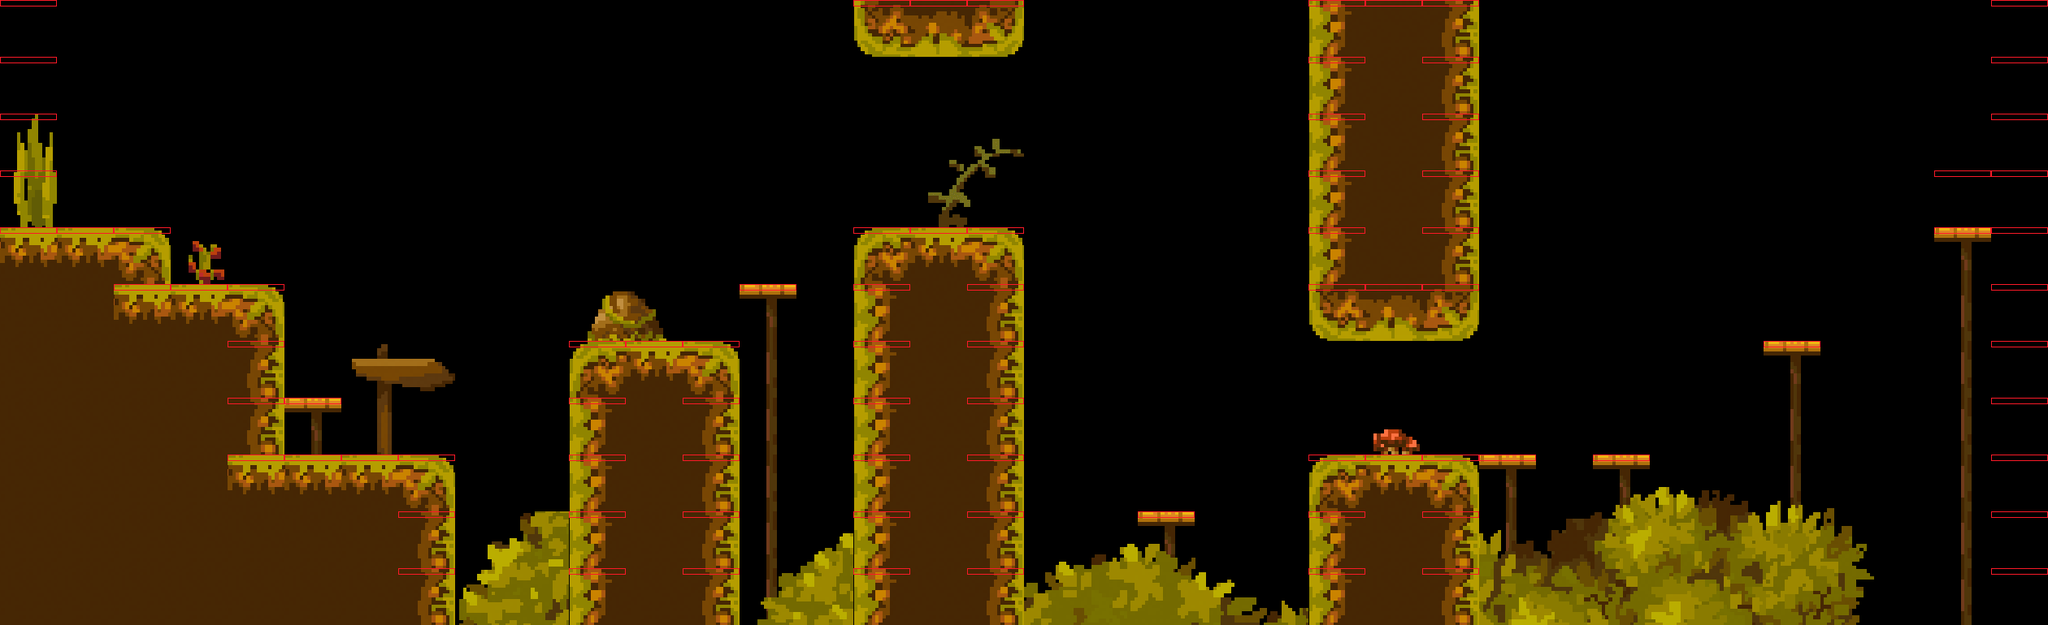

This game map was drawn from its Tiled (.tmx) file and the tilesets committed beside it. A one-line description and the trimmed map source follow:
An orthogonal 36x11 tile map with 70x70 px tiles, 5 tile layers (Decoration1, Platforms, Decoration2, colliders, ...), 1 hidden layer not drawn, 2 tilesets.

<map version="1.4" tiledversion="1.4.2" orientation="orthogonal" renderorder="right-down" width="36" height="11" tilewidth="70" tileheight="70" infinite="0" nextlayerid="7" nextobjectid="1">
 <properties>
  <property name="Dead" type="int" value="1" />
  <property name="Draw" type="int" value="0" />
 </properties>
 <tileset firstgid="1" name="collider" tilewidth="70" tileheight="70" tilecount="1" columns="1">
  <image source="collider.png" trans="ff00ff" width="70" height="70" />
 </tileset>
 <tileset firstgid="2" name="123" tilewidth="70" tileheight="70" tilecount="1170" columns="45">
  <image source="123.png" trans="ff00ff" width="3167" height="1834" />
 </tileset>
 <layer id="3" name="Decoration1" width="36" height="11">
  <properties>
   <property name="Draw" type="int" value="1" />
  </properties>
  <data>[396 cells, 20 non-empty, 19 distinct tile ids]</data>
 </layer>
 <layer id="4" name="Platforms" width="36" height="11">
  <properties>
   <property name="Draw" type="int" value="1" />
  </properties>
  <data>[396 cells, 135 non-empty, 12 distinct tile ids]</data>
 </layer>
 <layer id="2" name="Decoration2" width="36" height="11">
  <properties>
   <property name="Draw" type="int" value="1" />
  </properties>
  <data>[396 cells, 40 non-empty, 40 distinct tile ids]</data>
 </layer>
 <layer id="1" name="colliders" width="36" height="11">
  <properties>
   <property name="Draw" type="int" value="0" />
  </properties>
  <data>[396 cells, 86 non-empty, 1 distinct tile ids]</data>
 </layer>
 <layer id="5" name="Dead" width="36" height="11" visible="0">
  <properties>
   <property name="Draw" type="int" value="0" />
  </properties>
  <data>[396 cells, 19 non-empty, 1 distinct tile ids]</data>
 </layer>
 <layer id="6" name="win2" width="36" height="11">
  <properties>
   <property name="Draw" type="int" value="0" />
  </properties>
  <data>[396 cells, 1 non-empty, 1 distinct tile ids]</data>
 </layer>
</map>
